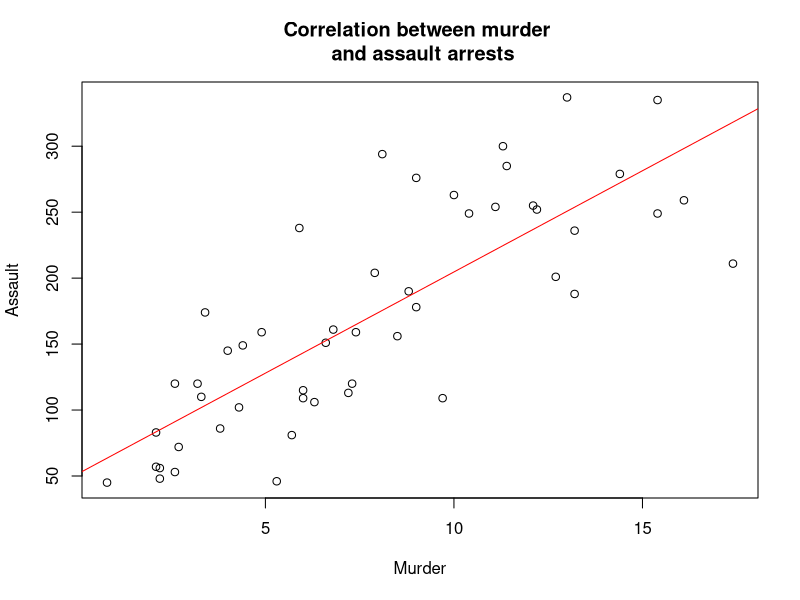
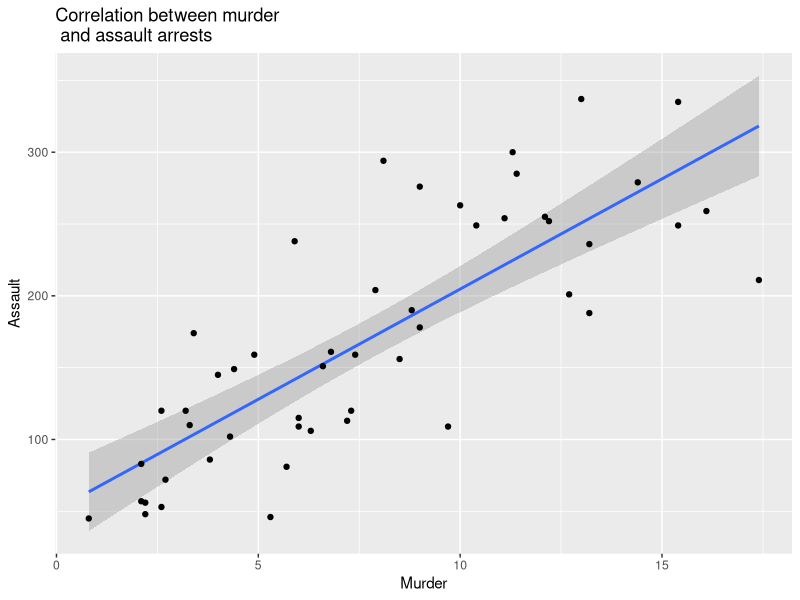
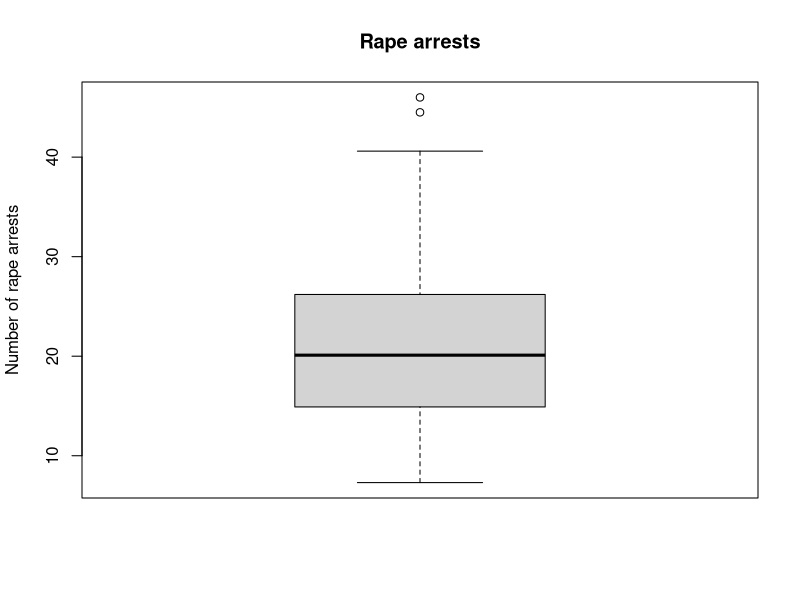
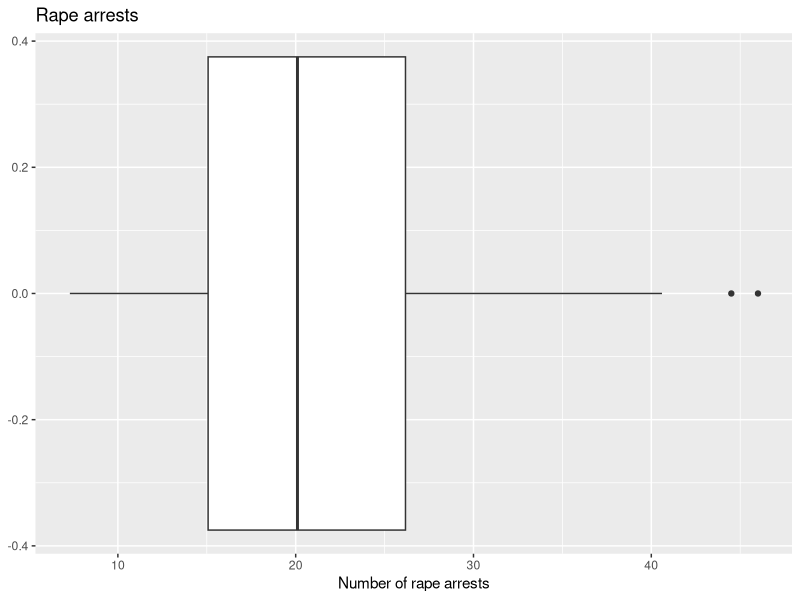
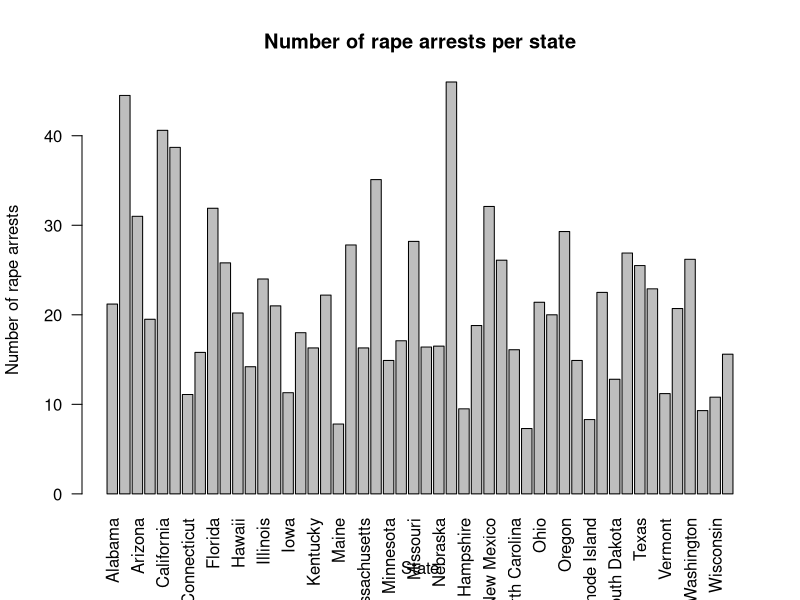
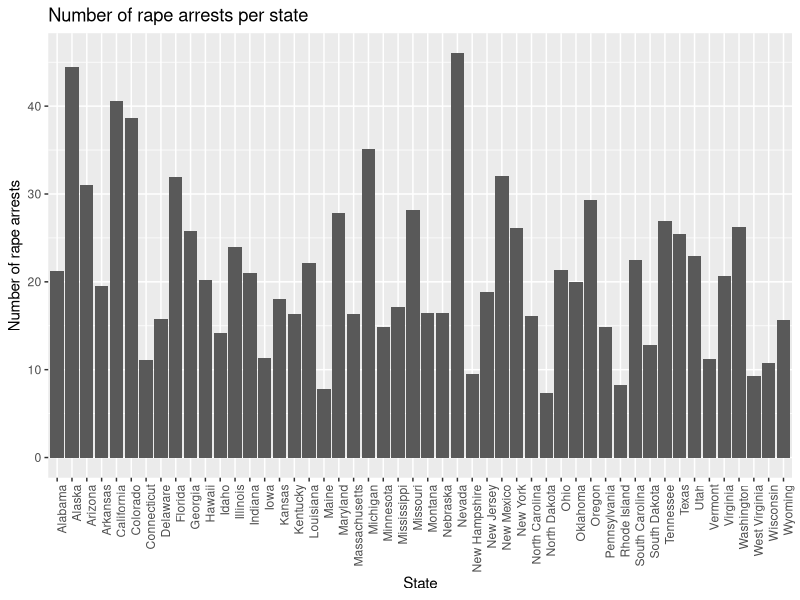
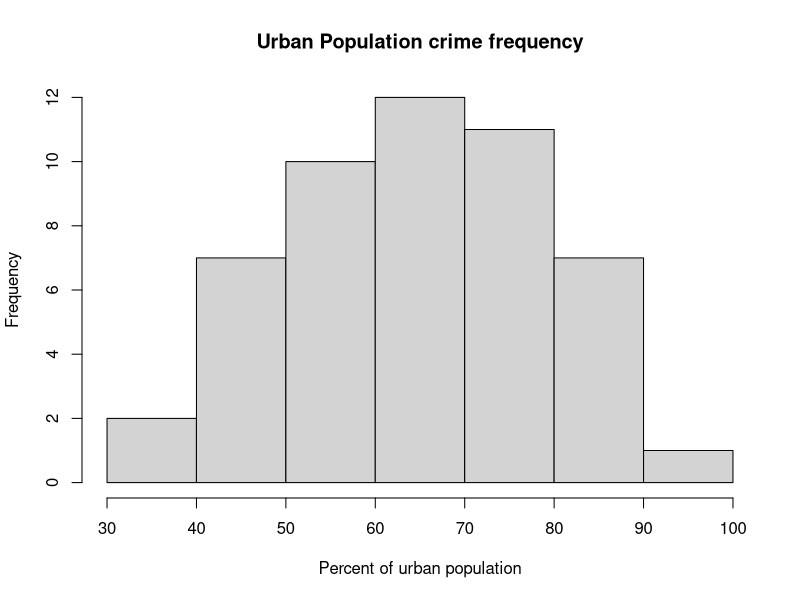
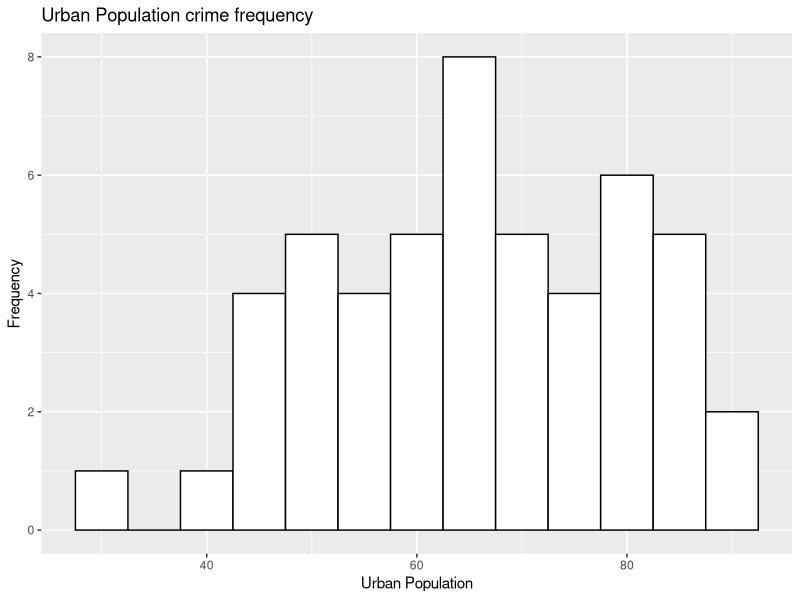

The R script that drew these images, in order:
####Exercise 8 for PS811
###Evgeniya Mitrokhia
#15.11.2020

library(tidyverse)
library(ggplot2)

#1
USArrests <- USArrests

#2
plot(USArrests$Murder, USArrests$Assault, main = "Correlation between murder \n and assault arrests", 
     xlab = "Murder",
     ylab = "Assault")
abline(lm(Assault ~ Murder, data = USArrests), col="red")


ggplot(USArrests, aes(Murder, Assault)) + 
  labs(title = "Correlation between murder \n and assault arrests", y = "Assault",  x = "Murder") +
  geom_smooth(method = "lm") +
  geom_point()
 
#3
boxplot(USArrests$Rape,
        main = "Rape arrests",
        ylab = "Number of rape arrests")

ggplot(USArrests, aes(Rape)) + 
  labs(title = "Rape arrests",  x = "Number of rape arrests") +
  geom_boxplot()

#4
USArrests[ "State" ] <- rownames(USArrests)

barplot(USArrests$Rape, main = "Number of rape arrests per state",
        xlab = "State",
        ylab = "Number of rape arrests",
        names.arg = c(USArrests$State),
        las=2)

ggplot(USArrests, aes(factor(State), Rape)) + 
  geom_bar(stat = 'identity') +
  labs(title = "Number of rape arrests per state", y = "Number of rape arrests",  x = "State") +
  theme(axis.text.x = element_text(angle=90, hjust=1))

#5
hist(USArrests$UrbanPop, main = "Urban Population crime frequency", 
     xlab = "Percent of urban population")

ggplot(USArrests, aes(UrbanPop)) + 
  labs(title = "Urban Population crime frequency", y = "Frequency",  x = "Urban Population") +
  geom_histogram(binwidth = 5, color="black", fill="white")

#My project


